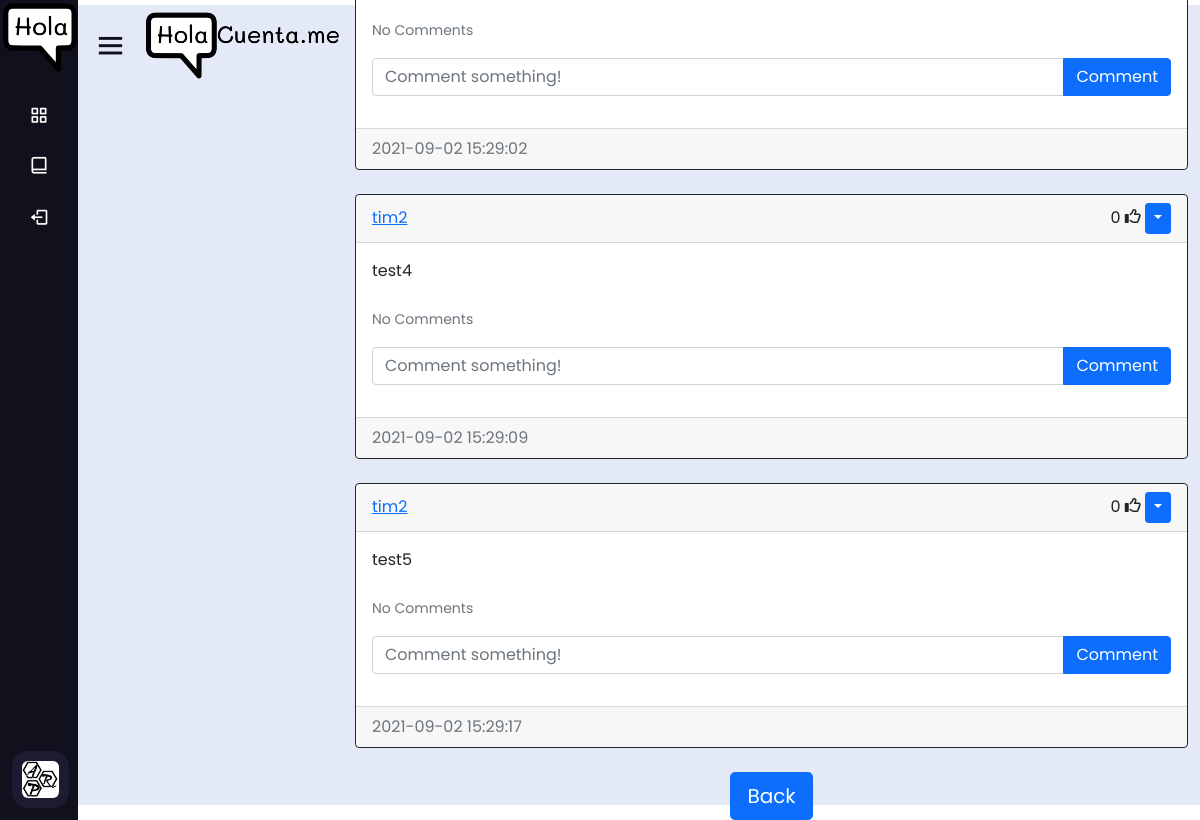
/posts/tim2 (signed in), run on the app's committed database.
### website/models.py (models this page shows)
class Post(db.Model):
    id = db.Column(db.Integer, primary_key=True)
    text = db.Column(db.Text, nullable=False)
    date_created = db.Column(db.DateTime(timezone=True), default=func.now())
    author = db.Column(db.Integer, db.ForeignKey(
        'user.id', ondelete="CASCADE"), nullable=False)
    comments = db.relationship('Comment', backref='post', passive_deletes=True)
    likes = db.relationship('Like', backref='post', passive_deletes=True)

class User(db.Model, UserMixin):
    id = db.Column(db.Integer, primary_key=True)
    email = db.Column(db.String(150), unique=True)
    username = db.Column(db.String(150), unique=True)
    password = db.Column(db.String(150))
    date_created = db.Column(db.DateTime(timezone=True), default=func.now())
    posts = db.relationship('Post', backref='user', passive_deletes=True)
    comments = db.relationship('Comment', backref='user', passive_deletes=True)
    likes = db.relationship('Like', backref='user', passive_deletes=True)

### website/views.py (the view)
@views.route("/posts/<username>")
@login_required
def posts(username):
    user = User.query.filter_by(username=username).first()
    if not user:
        flash('No user with that username exists.', category='error')
        return redirect(url_for('views.home'))
    posts = user.posts
    return render_template("posts.html", user=current_user, posts=posts, username=username)

### website/__init__.py (called while the page is built)
def create_app():
    app = Flask(__name__)
    app.config['SECRET_KEY'] = "helloworld"
    app.config['SQLALCHEMY_DATABASE_URI'] = f'sqlite:///{DB_NAME}'
    db.init_app(app)
    from .views import views
    from .auth import auth
    app.register_blueprint(views, url_prefix="/")
    app.register_blueprint(auth, url_prefix="/")
    from .models import User, Post, Comment, Like
    create_database(app)
    login_manager = LoginManager()
    login_manager.login_view = "auth.login"
    login_manager.init_app(app)
    @login_manager.user_loader
    def load_user(id):
        return User.query.get(int(id))
    return app

### website/templates/posts.html (shortened to what this page needs)
{% extends "posts_div.html" %}  {% block header %} {{username}}'s posts {% endblock %} {% block footer %}
<div align="center">
  <a href="/home"
    ><button type="button" class="btn btn-primary btn-lg">Back</button></a
  >
</div>
{% endblock %}

### website/templates/posts_div.html (shortened to what this page needs)
{% extends "base.html" %} {% block title %}Home{% endblock %} {% block content
%}
<div id="posts">
  {% for post in posts %}
  <div class="card border-dark">
    <div class="card-header d-flex justify-content-between align-items-center">
      <a href="/posts/{{post.user.username}}">{{post.user.username}}</a>
      <div>
        <span id="likes-count-{{post.id}}">
        {{ post.likes|length }}</span>
        {% if user.id in post.likes|map(attribute="author")|list %}
        <i
          class="fas fa-thumbs-up"
          id="like-button-{{post.id}}"
          onclick="like({{post.id}})"
        ></i>
        {% else %}
        <i
          class="far fa-thumbs-up"
          id="like-button-{{post.id}}"
          onclick="like({{post.id}})"
        ></i>
        {% endif %} {% if user.id == post.author %}
        <div class="btn-group">
          <button
            type="button"
            class="btn btn-sm btn-primary dropdown-toggle"
            data-bs-toggle="dropdown"
          ></button>
        </div>
        {% endif %}
      </div>
    </div>
    <div class="card-body">
      <div class="card-text">{{post.text}}</div>
      <br />
      <p class="card-text">
        {% if post.comments|length > 0 %}
        <a data-bs-toggle="collapse" href="#comments-{{post.id}}" role="button">
          <small>View {{post.comments|length}} Comments</small>
        </a>
        {% else %}
        <small class="text-muted">No Comments</small>
        {% endif %}
      </p>
      <form
        class="input-group mb-3"
        method="POST"
        action="/create-comment/{{post.id}}"
      >
        <input
          type="text"
          id="text"
          name="text"
          class="form-control"
          placeholder="Comment something!"
        />
        <button type="submit" class="btn btn-primary">Comment</button>
      </form>
    </div>
    <div class="card-footer text-muted">{{post.date_created}}</div>
  </div>
  <br /> {% endfor %}
</div>
{% block footer %}{% endblock %} {% endblock %}

### website/static/style.css (style rules this page uses)
* { margin: 0; padding: 0; box-sizing: border-box; font-family: 'Poppins', sans-serif; }

### data on the page
Post: date_created "2021-09-02 15:29:02"
Post: user.username "tim2", likes|length "0", text "test4", date_created "2021-09-02 15:29:09"
Post: user.username "tim2", likes|length "0", text "test5", date_created "2021-09-02 15:29:17"
